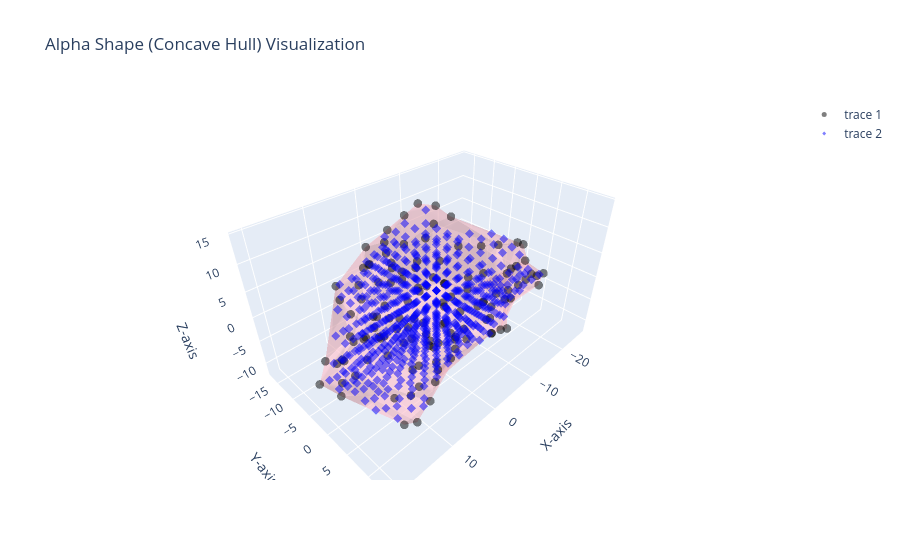

The notebook cell this image was saved under:
### Markdown cell above
Runs the alpha-hull giftwrapping algorithm to define the interior of the protein to search with CARPdock.
Enables checking the value of alpha corresponds to the search space you want to search.

### Code cell
import torch
from utils.burial_calc import plot_alpha_shape, compute_alpha_hull
from carp_dock import compute_test_points
import prody as pr


alpha = 9.0
points = pr.parsePDB('/nfs/polizzi/bfry/programs/CARPdock/exatecan_ntf2_screen-amine_exposed/carpdock_out/cluster_00_sup/cluster_1_515.pdb').ca.getCoords()
test_points = compute_test_points(torch.from_numpy(points), torch.device('cpu'), max_batch_size=1000, search_box_padding=5.0, verbose=True, alpha=alpha, grid_width=2.5)

triangles = compute_alpha_hull(points, alpha)
plot_alpha_shape(points, triangles, test_points, no_plot=True)
